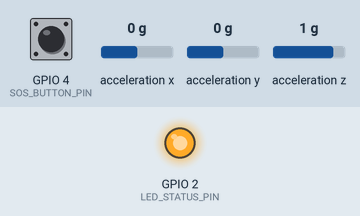
This sketch was run on a simulated ESP32-C3. On the bench: output pins drawn as LEDs (lit = HIGH). Wiring (inferred from the names in the program): MPU-6050 motion sensor at I2C address 0x68. Dashed ring = blinking. Inputs (shaded band) come from the test bench; at power-on: GPIO 4 (SOS_BUTTON_PIN) HIGH, acceleration x 0 g, acceleration y 0 g, acceleration z 1 g. WiFi joins after 1.5 s; servers stay silent unless stated; uploads are accepted with an empty reply; what the sketch prints to the serial monitor is not drawn.

Above: at 2.7 s.
2.8 s: GPIO 4 (SOS_BUTTON_PIN) pulled LOW for 0.15 s
At 3.21 s:
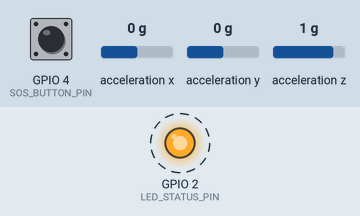
5.0 s: GPIO 4 (SOS_BUTTON_PIN) pulled LOW for 3.2 s
At 5.32 s:
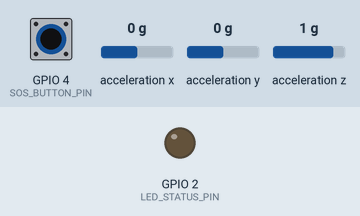
Timing chart, 0 to 10.0 s (numbered marks = the images above; inputs shaded):
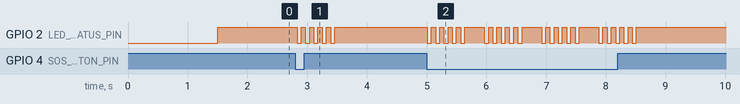

Measured:
- after the input at 2.8 s, GPIO 2 (LED_STATUS_PIN): alternates HIGH for 0.07 s and LOW for 0.07 s, 10 changes in all, then stays HIGH, starting at once
- after the input at 5.0 s, GPIO 2 (LED_STATUS_PIN): HIGH → LOW at once, then repeats every 0.96 s: 4 × (HIGH 0.07 s, LOW 0.07 s), HIGH 0.33 s, LOW 0.07 s, until it stays HIGH from 8.5 s

The sketch:

esp32_wearable.ino
```cpp
/*
 * SafeHer – Autonomous IoT Women Safety Wearable Firmware
 * Target Microcontroller: ESP32 / ESP32-C3 / BLE Pendant
 * Features:
 *   - Push-button emergency SOS interrupt
 *   - MPU6050 accelerometer impact/fall detection (high-G spike > 3.2g)
 *   - NEO-6M GPS coordinate reading via UART
 *   - Autonomous HTTPS/HTTP POST to /api/device/alert without phone dependency
 */

#include <WiFi.h>
#include <HTTPClient.h>
#include <Wire.h>

// 1. Wi-Fi or GSM Credentials
const char* WIFI_SSID     = "Your_WiFi_SSID";
const char* WIFI_PASSWORD = "Your_WiFi_Password";

// 2. SafeHer Backend Endpoint
const char* SERVER_URL = "http://192.168.1.100:3000/api/device/alert"; // Replace with your computer/server IP

// 3. Device Security Credentials
const char* DEVICE_ID = "DEV-SAFE-901";
const char* API_KEY   = "safeher_live_key_901";

// 4. Pin Configurations
const int SOS_BUTTON_PIN = 4;   // Push-button with internal pull-up
const int LED_STATUS_PIN = 2;   // Onboard indicator LED

// Simulated/Fallback Coordinates (Updated when real GPS fix acquired)
float latitude  = 17.4156;
float longitude = 78.4350;

// Button debounce
unsigned long lastDebounceTime = 0;
const unsigned long debounceDelay = 250;

void setup() {
  Serial.begin(115200);
  pinMode(SOS_BUTTON_PIN, INPUT_PULLUP);
  pinMode(LED_STATUS_PIN, OUTPUT);

  digitalWrite(LED_STATUS_PIN, LOW);

  Serial.println("\n[SafeHer Wearable] Initializing ESP32 Smart Jewelry...");

  // Connect to Network
  WiFi.begin(WIFI_SSID, WIFI_PASSWORD);
  int attempts = 0;
  while (WiFi.status() != WL_CONNECTED && attempts < 20) {
    delay(500);
    Serial.print(".");
    attempts++;
  }

  if (WiFi.status() == WL_CONNECTED) {
    Serial.println("\n[SafeHer Wearable] Connected to Wi-Fi. IP: " + WiFi.localIP().toString());
    digitalWrite(LED_STATUS_PIN, HIGH);
  } else {
    Serial.println("\n[SafeHer Wearable] Offline mode (SIM800L fallback recommended)");
  }

  // Initialize I2C for MPU6050 accelerometer
  Wire.begin();
  Wire.beginTransmission(0x68); // MPU6050 address
  Wire.write(0x6B);             // Power management register
  Wire.write(0);                // Wake up sensor
  Wire.endTransmission(true);

  Serial.println("[SafeHer Wearable] System Arm Complete. Ready for SOS trigger.");
}

void loop() {
  // 1. Check SOS Button Press
  int buttonReading = digitalRead(SOS_BUTTON_PIN);
  if (buttonReading == LOW && (millis() - lastDebounceTime) > debounceDelay) {
    lastDebounceTime = millis();
    Serial.println("\n🚨 SOS Button Pressed on Wearable!");
    sendAlertToServer("sos");
  }

  // 2. Check Accelerometer for Sudden High-G Fall Impact
  checkFallDetection();

  delay(50);
}

void checkFallDetection() {
  Wire.beginTransmission(0x68);
  Wire.write(0x3B); // Starting register for accelerometer readings
  Wire.endTransmission(false);
  Wire.requestFrom(0x68, 6, true);

  if (Wire.available() >= 6) {
    int16_t ax = Wire.read() << 8 | Wire.read();
    int16_t ay = Wire.read() << 8 | Wire.read();
    int16_t az = Wire.read() << 8 | Wire.read();

    // Convert raw values to Gs (+/- 2g scale: 16384 LSB/g)
    float gX = ax / 16384.0;
    float gY = ay / 16384.0;
    float gZ = az / 16384.0;

    float totalG = sqrt(gX * gX + gY * gY + gZ * gZ);

    // Fall impact signature: Sudden acceleration spike > 3.0g
    if (totalG > 3.0) {
      Serial.printf("\n💥 Fall Impact Detected! Magnitude: %.2f g\n", totalG);
      sendAlertToServer("fall");
      delay(3000); // Debounce after fall
    }
  }
}

void sendAlertToServer(const char* alertType) {
  if (WiFi.status() != WL_CONNECTED) {
    Serial.println("[SafeHer Wearable] ERROR: No network connection to dispatch alert.");
    return;
  }

  // Visual feedback: Fast LED flash
  for (int i = 0; i < 5; i++) {
    digitalWrite(LED_STATUS_PIN, LOW);
    delay(70);
    digitalWrite(LED_STATUS_PIN, HIGH);
    delay(70);
  }

  HTTPClient http;
  http.begin(SERVER_URL);
  http.addHeader("Content-Type", "application/json");

  // Construct JSON Payload
  String payload = "{\"deviceId\":\"" + String(DEVICE_ID) +
                   "\",\"apiKey\":\"" + String(API_KEY) +
                   "\",\"lat\":" + String(latitude, 4) +
                   ",\"lng\":" + String(longitude, 4) +
                   ",\"type\":\"" + String(alertType) + "\"}";

  Serial.println("[SafeHer HTTP] Sending payload: " + payload);

  int httpResponseCode = http.POST(payload);

  if (httpResponseCode > 0) {
    String response = http.getString();
    Serial.printf("[SafeHer HTTP] Response Code: %d\n", httpResponseCode);
    Serial.println("[SafeHer HTTP] Response Body: " + response);
  } else {
    Serial.printf("[SafeHer HTTP] Request Failed, Error: %s\n", http.errorToString(httpResponseCode).c_str());
  }

  http.end();
}
```
